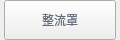
                    <widget class="QWidget" name="fdj_label_11" native="true">
                     <property name="geometry">
                      <rect>
                       <x>340</x>
                       <y>70</y>
                       <width>120</width>
                       <height>40</height>
                      </rect>
                     </property>
                     <property name="minimumSize">
                      <size>
                       <width>0</width>
                       <height>40</height>
                      </size>
                     </property>
                     <property name="maximumSize">
                      <size>
                       <width>16777215</width>
                       <height>40</height>
                      </size>
                     </property>
                     <layout class="QHBoxLayout" name="horizontalLayout_18">
                      <property name="spacing">
                       <number>0</number>
                      </property>
                      <property name="leftMargin">
                       <number>0</number>
                      </property>
                      <property name="topMargin">
                       <number>0</number>
                      </property>
                      <property name="rightMargin">
                       <number>0</number>
                      </property>
                      <property name="bottomMargin">
                       <number>0</number>
                      </property>
                      <item>
                       <widget class="QLabel" name="label_132">
                        <property name="minimumSize">
                         <size>
                          <width>4</width>
                          <height>0</height>
                         </size>
                        </property>
                        <property name="maximumSize">
                         <size>
                          <width>4</width>
                          <height>16777215</height>
                         </size>
                        </property>
                        <property name="text">
                         <string/>
                        </property>
                        <property name="pixmap">
                         <pixmap resource="twoDdisplay.qrc">:/twoDdisplay/rectleft</pixmap>
                        </property>
                       </widget>
                      </item>
                      <item>
                       <widget class="QPushButton" name="zlzbtn">
                        <property name="minimumSize">
                         <size>
                          <width>0</width>
                          <height>40</height>
                         </size>
                        </property>
                        <property name="maximumSize">
                         <size>
                          <width>16777215</width>
                          <height>40</height>
                         </size>
                        </property>
                        <property name="cursor">
                         <cursorShape>PointingHandCursor</cursorShape>
                        </property>
                        <property name="styleSheet">
                         <string notr="true">border-image:url(:/twoDdisplay/btnbg);
color:rgb(98,109,125);</string>
                        </property>
                        <property name="text">
                         <string>整流罩</string>
                        </property>
                       </widget>
                      </item>
                      <item>
                       <widget class="QLabel" name="label_133">
                        <property name="minimumSize">
                         <size>
                          <width>4</width>
                          <height>0</height>
                         </size>
                        </property>
                        <property name="maximumSize">
                         <size>
                          <width>4</width>
                          <height>16777215</height>
                         </size>
                        </property>
                        <property name="text">
                         <string/>
                        </property>
                        <property name="pixmap">
                         <pixmap resource="twoDdisplay.qrc">:/twoDdisplay/rectright</pixmap>
                        </property>
                       </widget>
                      </item>
                     </layout>
                    </widget>
